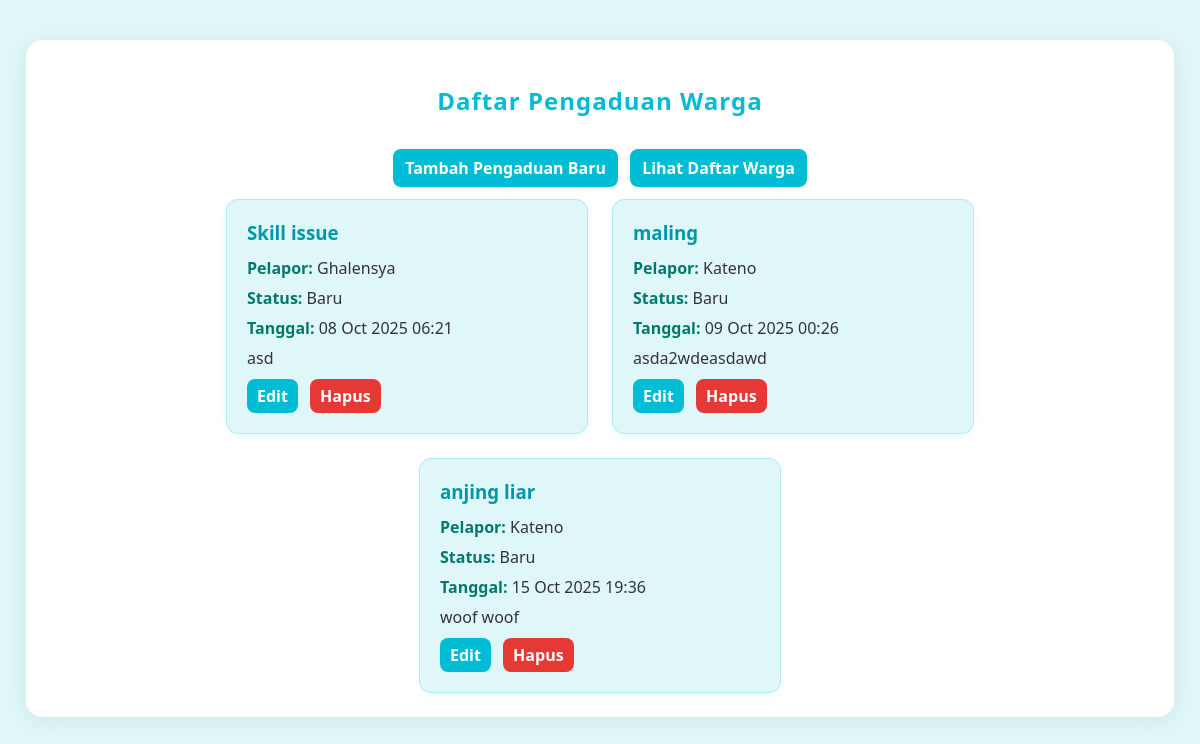
Before: /pengaduan/ with the older database file.
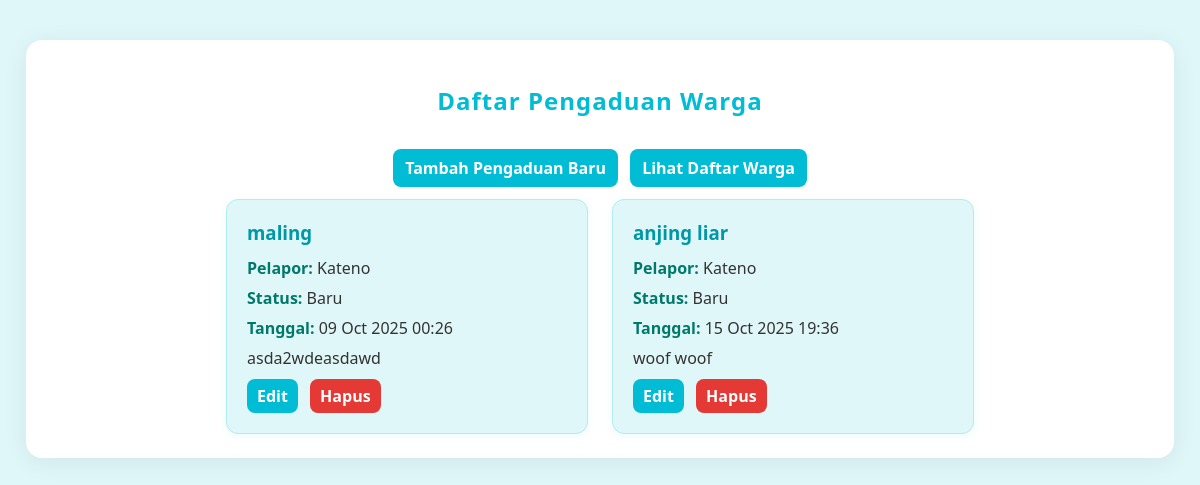
After: the same page with the newer database file.
### warga/models.py (models this page shows, shortened)
class Pengaduan(models.Model):
    STATUS_CHOICES = [
        ('BARU', 'Baru'),
        ('DIPROSES', 'Diproses'),
        ('SELESAI', 'Selesai'),
    ]
    pelapor = models.ForeignKey(Warga, on_delete=models.CASCADE, related_name='pengaduan')
    judul = models.CharField(
        max_length=200,
        verbose_name="Judul Pengaduan"
    )
    isi = models.TextField(
        verbose_name="Isi Pengaduan"
    )
    status = models.CharField(max_length=10, choices=STATUS_CHOICES, default='BARU')
    tanggal_pengaduan = models.DateTimeField(
        auto_now_add=True
    )

class Warga(models.Model):
    nik = models.CharField(
        max_length=16,
        unique=True,
        verbose_name="Nomor Induk Kependudukan"
    )
    nama_lengkap = models.CharField(
        max_length=100,
        verbose_name="Nama Lengkap"
    )
    alamat = models.TextField(
        verbose_name="Alamat Tinggal"
    )
    tanggal_lahir = models.DateField(
        blank=True,
        null=True,
        verbose_name="Tanggal Lahir"
    )
    no_telepon = models.CharField(
        max_length=15,
        blank=True,
        verbose_name="Nomor Telepon"
    )
    tanggal_registrasi = models.DateTimeField(
        auto_now_add=True
    )

### warga/views.py (the view)
# urls.py: path('pengaduan/', PengaduanListView.as_view(), name='pengaduan_list'),
class PengaduanListView(ListView):
    model = Pengaduan

### warga/templates/warga/pengaduan_list.html (shortened to what this page needs)
<!DOCTYPE html>
<html lang="en">
<head>
</head>
<body>
    <div class="container">
        <h2>Daftar Pengaduan Warga</h2>
        <div style="text-align:center; margin-bottom:12px;">
            <a href="{% url 'pengaduan_add' %}" style="display:inline-block; background:#00bcd4; color:#fff; padding:8px 12px; border-radius:8px; text-decoration:none; font-weight:600; margin-right:8px;">Tambah Pengaduan Baru</a>
            <a href="{% url 'warga_list' %}" style="display:inline-block; background:#00bcd4; color:#fff; padding:8px 12px; border-radius:8px; text-decoration:none; font-weight:600;">Lihat Daftar Warga</a>
        </div>
        <div class="card-list">
            {% for pengaduan in pengaduan_list %}
            <div class="card">
                <h3>{{ pengaduan.judul }}</h3>
                <p><strong>Pelapor:</strong> {{ pengaduan.pelapor.nama_lengkap }}</p>
                <p><strong>Status:</strong> {{ pengaduan.get_status_display }}</p>
                <p><strong>Tanggal:</strong> {{ pengaduan.tanggal_pengaduan|date:"d M Y H:i" }}</p>
                <p>{{ pengaduan.isi|truncatewords:20 }}</p>
                <div style="margin-top:10px;">
                    <a href="{% url 'pengaduan_edit' pengaduan.pk %}" style="display:inline-block; background:#00bcd4; color:#fff; padding:6px 10px; border-radius:8px; text-decoration:none; font-weight:700; margin-right:8px;">Edit</a>
                    <a href="{% url 'pengaduan_delete' pengaduan.pk %}" style="display:inline-block; background:#e53935; color:#fff; padding:6px 10px; border-radius:8px; text-decoration:none; font-weight:700;" onclick="return confirm('Anda yakin ingin menghapus pengaduan ini?');">Hapus</a>
                </div>
            </div>
            {% empty %}
            <div class="empty">Tidak ada pengaduan.</div>
            {% endfor %}
        </div>
    </div>
</body>
</html>

### warga/templates/warga/pengaduan_list.html (style rules this page uses)
body { background: #e0f7fa; font-family: 'Segoe UI', Arial, sans-serif; margin: 0; padding: 0; color: #333; }
.container { max-width: 1100px; margin: 40px auto; padding: 24px; background: #fff; border-radius: 16px; box-shadow: 0 4px 24px rgba(0,0,0,0.07); }
h2 { color: #00bcd4; margin-bottom: 32px; text-align: center; letter-spacing: 1px; }
.card-list { display: flex; flex-wrap: wrap; gap: 24px; justify-content: center; }
.card { background: #e0f7fa; border: 1px solid #b2ebf2; border-radius: 12px; padding: 20px; width: 320px; box-shadow: 0 2px 8px rgba(0,188,212,0.08); transition: box-shadow 0.2s; }
.card h3 { margin-top: 0; color: #0097a7; margin-bottom: 12px; }
.card p { margin: 8px 0; }
.card strong { color: #00796b; }

Changed rows visible on the page:
removed Pengaduan: judul "Skill issue", pelapor.nama_lengkap "Ghalensya", status "Baru", tanggal_pengaduan "08 Oct 2025 06:21", isi "asd"
